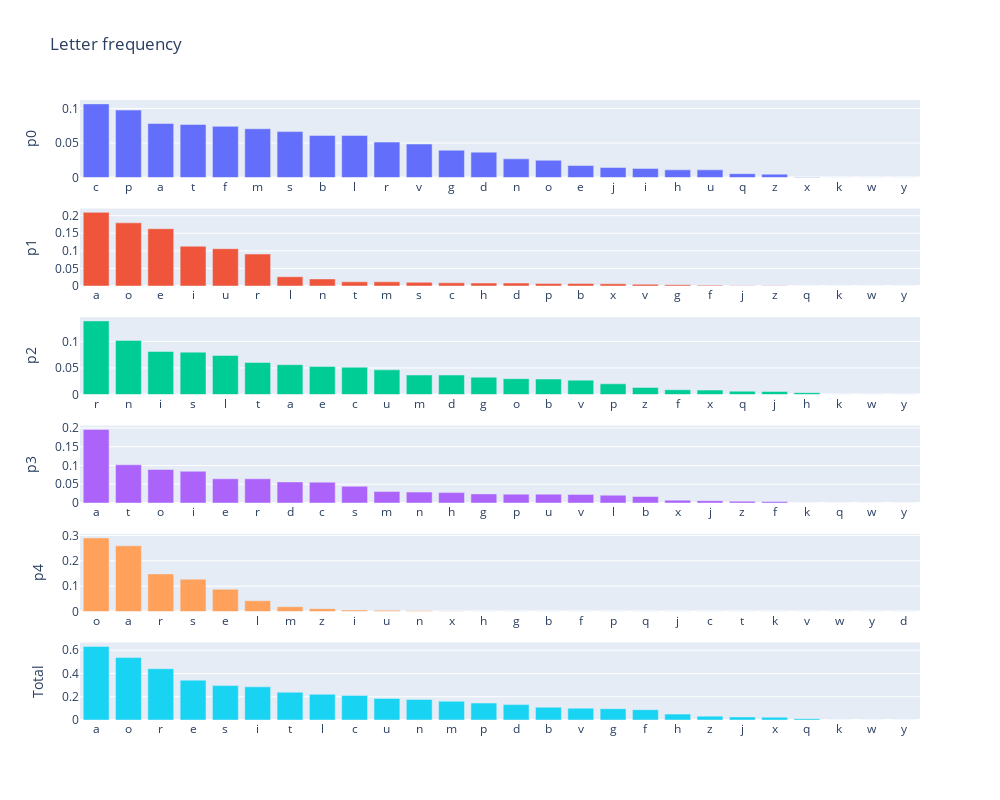

Notebook cell for this chart:
### Code cell
# Ploting Bars

# Creating figure
fig = sp.make_subplots(
    rows=NUMBER_OF_ELEMENTS + 1, 
    cols=1,
)

# Creating a trace for each position
for i, position in enumerate(df["positions"].columns):

    # Sorting the data
    df_temp = df_freq_count.sort_values(by=position, ascending=False)

    # Creating the trace
    fig.add_trace(
        go.Bar(
            x=df_temp.index,
            y=df_temp[position] / len(df),
            name=position,
        ),
        row=i+1,
        col=1,
    )

# Creating a trace for the "Total"
df_freq_count = df_freq_count.sort_values(by="total", ascending=False)

fig.add_trace(
    go.Bar(
        x=df_freq_count.index,
        y=df_freq_count["total"] / len(df),
        name="Total",
    ),
    row=NUMBER_OF_ELEMENTS + 1,
    col=1,
)

titles_positions = {f"yaxis{i + 1}_title": position for i, position in enumerate(df["positions"].columns)}
title_total = {f"yaxis{NUMBER_OF_ELEMENTS + 1}_title": "Total"}

# Updating the layout
fig.update_layout(
    title="Letter frequency",
    height=800,
    width=1000,
    showlegend=False,
    **titles_positions,
)

fig.update_layout(
    **title_total,
)

# Showing the figure
fig.show()

### Figure 1 — Plotly figure (JSON) as saved in the notebook; plotly's stock layout.template omitted (floating-point values rounded to 4 significant figures)
{"data": [{"name": "p0", "type": "bar", "x": ["c", "p", "a", "t", "f", "m", "s", "b", "l", "r", "v", "g", "d", "n", "o", "e", "j", "i", "h", "u", "q", "z", "x", "k", "w", "y"], "xaxis": "x", "y": [0.1068, 0.09778, 0.07836, 0.07698, 0.0742, 0.07074, 0.06657, 0.06103, 0.06103, 0.05132, 0.04854, 0.03953, 0.03675, 0.02705, 0.02497, 0.01734, 0.01456, 0.01318, 0.0111, 0.0111, 0.005548, 0.004854, 0.0006935, 0, 0, 0], "yaxis": "y"}, {"name": "p1", "type": "bar", "x": ["a", "o", "e", "i", "u", "r", "l", "n", "t", "m", "s", "c", "h", "d", "p", "b", "x", "v", "g", "f", "j", "z", "q", "k", "w", "y"], "xaxis": "x2", "y": [0.2094, 0.1796, 0.163, 0.113, 0.1061, 0.09085, 0.02635, 0.02011, 0.01179, 0.01179, 0.0104, 0.009015, 0.008322, 0.008322, 0.006935, 0.006935, 0.006241, 0.004854, 0.003467, 0.00208, 0.0006935, 0.0006935, 0, 0, 0, 0], "yaxis": "y2"}, {"name": "p2", "type": "bar", "x": ["r", "n", "i", "s", "l", "t", "a", "e", "c", "u", "m", "d", "g", "o", "b", "v", "p", "z", "f", "x", "q", "j", "h", "k", "w", "y"], "xaxis": "x3", "y": [0.1387, 0.1019, 0.08114, 0.07975, 0.07351, 0.06033, 0.05617, 0.0527, 0.05132, 0.04646, 0.03675, 0.03675, 0.03259, 0.02982, 0.02913, 0.02705, 0.02011, 0.01318, 0.009015, 0.008322, 0.006241, 0.005548, 0.003467, 0, 0, 0], "yaxis": "y3"}, {"name": "p3", "type": "bar", "x": ["a", "t", "o", "i", "e", "r", "d", "c", "s", "m", "n", "h", "g", "p", "u", "v", "l", "b", "x", "j", "z", "f", "k", "q", "w", "y"], "xaxis": "x4", "y": [0.1963, 0.1019, 0.08946, 0.0846, 0.06449, 0.06449, 0.05617, 0.05548, 0.04438, 0.03051, 0.02913, 0.02774, 0.02427, 0.02358, 0.02358, 0.02288, 0.0208, 0.01734, 0.007628, 0.006241, 0.004854, 0.004161, 0, 0, 0, 0], "yaxis": "y4"}, {"name": "p4", "type": "bar", "x": ["o", "a", "r", "s", "e", "l", "m", "z", "i", "u", "n", "x", "h", "g", "b", "f", "p", "q", "j", "c", "t", "k", "v", "w", "y", "d"], "xaxis": "x5", "y": [0.2906, 0.2594, 0.1484, 0.1276, 0.08807, 0.0423, 0.01872, 0.0111, 0.005548, 0.004854, 0.002774, 0.0006935, 0, 0, 0, 0, 0, 0, 0, 0, 0, 0, 0, 0, 0, 0], "yaxis": "y5"}, {"name": "Total", "type": "bar", "x": ["a", "o", "r", "e", "s", "i", "t", "l", "c", "u", "n", "m", "p", "d", "b", "v", "g", "f", "h", "z", "j", "x", "q", "k", "w", "y"], "xaxis": "x6", "y": [0.6331, 0.5368, 0.4411, 0.3426, 0.2961, 0.285, 0.2386, 0.2212, 0.2115, 0.1859, 0.1768, 0.1616, 0.1456, 0.1325, 0.1096, 0.1019, 0.09778, 0.08877, 0.05062, 0.03329, 0.02635, 0.02358, 0.01179, 0, 0, 0], "yaxis": "y6"}], "layout": {"height": 800, "showlegend": false, "title": {"text": "Letter frequency"}, "width": 1000, "xaxis": {"anchor": "y", "domain": [0, 1]}, "xaxis2": {"anchor": "y2", "domain": [0, 1]}, "xaxis3": {"anchor": "y3", "domain": [0, 1]}, "xaxis4": {"anchor": "y4", "domain": [0, 1]}, "xaxis5": {"anchor": "y5", "domain": [0, 1]}, "xaxis6": {"anchor": "y6", "domain": [0, 1]}, "yaxis": {"anchor": "x", "domain": [0.875, 1], "title": {"text": "p0"}}, "yaxis2": {"anchor": "x2", "domain": [0.7, 0.825], "title": {"text": "p1"}}, "yaxis3": {"anchor": "x3", "domain": [0.525, 0.65], "title": {"text": "p2"}}, "yaxis4": {"anchor": "x4", "domain": [0.35, 0.475], "title": {"text": "p3"}}, "yaxis5": {"anchor": "x5", "domain": [0.175, 0.3], "title": {"text": "p4"}}, "yaxis6": {"anchor": "x6", "domain": [0, 0.125], "title": {"text": "Total"}}}}
